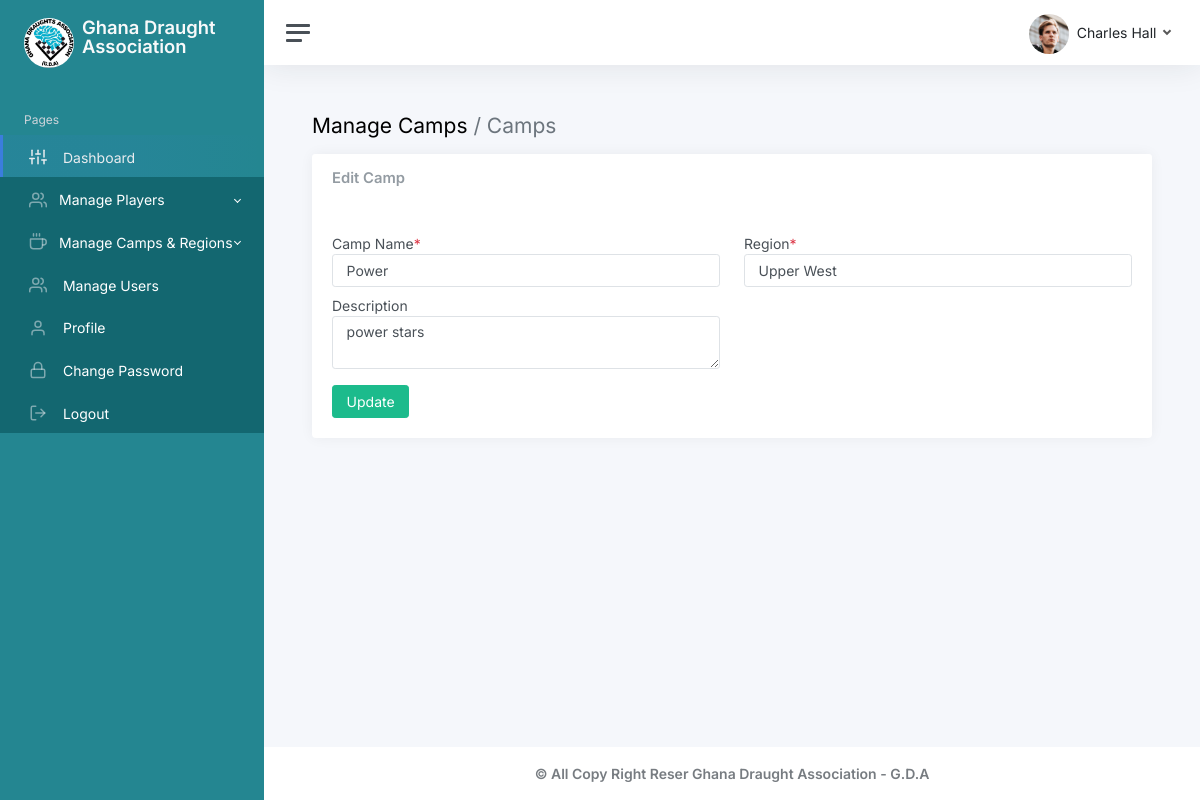
Page /admin/editCamp.php?campId=1 (signed in) on the committed database.
### tables this page shows
CREATE TABLE `camptbl` (
  `id` int(11) NOT NULL,
  `campName` varchar(255) NOT NULL,
  `regionId` int(11) NOT NULL,
  `description` text NOT NULL
);

CREATE TABLE `regiontbl` (
  `id` int(11) NOT NULL,
  `regionName` varchar(150) NOT NULL
);

### admin/editCamp.php (the view, shortened to what this page needs)
<?php include('inc/sidebar.php') ?>
<?php include('inc/header.php') ?>
   <?php include('./config.php');
       if(isset($_GET['campId']) && !empty(isset($_GET['campId']))) {
           $sqlCamp = mysqli_query($conn, 'SELECT camptbl.campName,camptbl.regionId,camptbl.description,camptbl.id, regiontbl.regionName
           FROM camptbl
           JOIN regiontbl ON regiontbl.id=camptbl.regionId');
           if($sqlCamp) {
               if(mysqli_num_rows($sqlCamp) >= 1) {
                   $rowCamp = mysqli_fetch_assoc($sqlCamp);
               }else{
                   echo '<script>
                       window.location=404.html
                   </script>';
               }
           }else {
               echo '<script>
                       window.location=404.html
                   </script>';
           }
       }else {
           echo '<script>
               window.location=404.html
           </script>';
       }
   ?>
		<main class="content">
			<div class="container-fluid p-0">
				<h1 class="h3 mb-3">Manage Camps <span class=" text-secondary">/ Camps</span></h1>
				<div class="row">
					<div class="col-xl-12 col-xxl-5 d-flex">
						<div class="w-100">
                               <div class="card">
                                   <div class="card-header">
                                       <div class="row">
                                           <div class="col-md-6">
                                               <h3 class=" card-title">Edit Camp</h3>
                                           </div>
                                       </div>
                                   </div>
                                   <div class="card-body">
                                       <form action="./main/updateCamp.php" method="POST" autocomplete="off">
                                           <div class="row">
                                               <div class="col-md-6 col-sm-12">
                                                   <div class="form-group">
                                                       <label for="">Camp Name<span class="text-danger">*</span></label>
                                                       <input type="text" value="<?= $rowCamp['campName'] ?>" class="form-control" name="campName" required>
                                                   </div>
                                               </div>
                                               <div class="col-md-6 col-sm-12">
                                                   <div class="form-group">
                                                       <label for="">Region<span class="text-danger">*</span></label>
                                                       <select class="selectpicker form-control" data-show-subtext="true" data-live-search="true" required name="regionId">
                                                           <?php
                                                               require('./config.php');
                                                               $regSql = mysqli_query($conn, 'SELECT * FROM regiontbl ORDER BY regionName ASC');
                                                               if($regSql) {
                                                                   while($row = mysqli_fetch_array($regSql)) {
                                                           ?>
                                                           <option <?php if($rowCamp['regionId'] == $row['id']) {echo 'selected';} ?> value="<?= $row['id'] ?>"><?= $row['regionName'] ?></option>
                                                           <?php
                                                                   }
                                                               }
                                                           ?>
                                                       </select>
                                                   </div>
                                               </div>
                                           </div>
                                           <div class="row mt-2">
                                               <div class="col-md-6 col-sm-12">
                                                   <div class="form-group">
                                                       <label for="">Description</label>
                                                       <textarea name="description" id="" class="form-control"><?= $rowCamp['description'] ?></textarea>
                                                   </div>
                                               </div>
                                           </div>
                                           <div class="row mt-2">
                                               <div class="col-md-6 col-sm-12 ">
                                                   <div class="form-group mt-2">
                                                       <button type="submit" name="updateCamp" class="btn btn-success">Update</button>
                                                   </div>
                                               </div>
                                           </div>
                                       </form>
                                   </div>
                               </div>
                           </div>
					</div>
				</div>
			</div>
		</main>
		<?php include('inc/footer.php') ?>

### assets/css/dataTables.dataTables.css (style rules this page uses)
:root { --dt-row-selected: 13, 110, 253; --dt-row-selected-text: 255, 255, 255; --dt-row-selected-link: 9, 10, 11; --dt-row-stripe: 0, 0, 0; --dt-row-hover: 0, 0, 0; --dt-column-ordering: 0, 0, 0; --dt-html-background: white; }

### rows in the picture
camptbl: campName "Power", regionId "Upper West", description "power stars"
